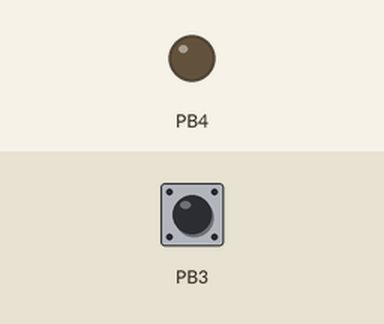
A program run on a simulated ATtiny13, built with avr-gcc and emulated at 0.128 MHz. Parts: output pins drawn as LEDs (lit = HIGH). Inputs (shaded band) come from the test bench; at power-on: PB3 HIGH. Sleep ends after the set time or at an interrupt.

Above: at 0.1 s.
At 8.2 s:
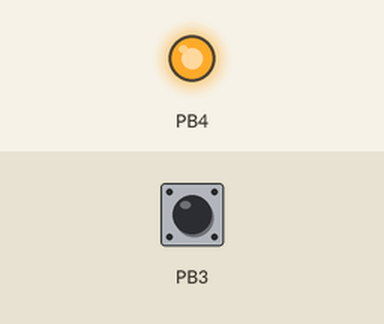
Timing chart, 0 to 10.4 s (numbered marks = the images above):
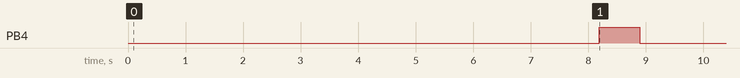

Measured:
- by itself, PB4: LOW → HIGH at 8.2 s, → LOW 0.70 s later

The program:

main.c
```c
/*
 * AVR_Spray_Dispenser.c
 *
 * Created: 01.01.2023 16:15:44
 * Author : Schumacher
 */

// ATtiny13
// Fuses L: 0x77
// Fuses H: 0xFF

#define F_CPU 128000UL

#include <avr/io.h>
#include <util/delay.h>

#include <avr/sleep.h>
#include <avr/power.h>
#include <avr/wdt.h>
#include <avr/interrupt.h>

volatile uint16_t sec_cnt = 3600;


#define LIGHT_IS_OFF() (PINB & (1 << PINB3))

ISR(WDT_vect)
{
	sec_cnt += 8;
}

int main(void)
{
	// Disable not used pin
	DDRB	&= ~((1 << PINB0) | (1 << PINB1) | (1 << PINB2));
	PORTB	|=  ((1 << PINB0) | (1 << PINB1) | (1 << PINB2));

	// Configure light sensor pin
	DDRB	&= ~(1 << PINB3);
	PORTB	|=  (1 << PINB3);

	// Configure damper pin
	DDRB	|=  (1 << PINB4);
	PORTB	&=  ~(1 << PINB4);

	// Disable ADC
	ADCSRA &= ~(1 << ADEN);

	// Configure WDT
	MCUSR &= ~(1 << WDRF);
	WDTCR |= (1 << WDCE) | (1 << WDE);
	WDTCR  = (1 << WDP3) | (0 << WDP2) | (0 << WDP1) | (1 << WDP0);	// Period 8 sec
	WDTCR |= (1 << WDTIE); // Enable the WDT interrupt.
	sei();

    while(1)
    {
		if((LIGHT_IS_OFF()) && (sec_cnt > 3600))
		{
			PORTB |=   (1 << PINB4);
			_delay_ms(700);
			PORTB &=  ~(1 << PINB4);
			sec_cnt = 0;
		}

		set_sleep_mode(SLEEP_MODE_PWR_DOWN);
		sleep_enable();
		sleep_mode(); // Start sleep mode

    }
}
```
